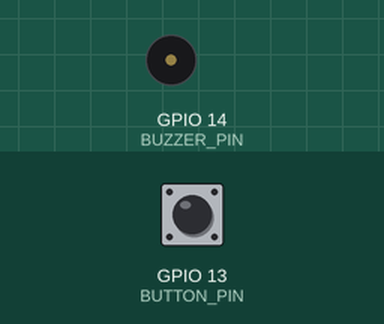
The sketch below on a simulated ESP32. Shown: buzzer (waves = sounding). Inputs (shaded band) come from the test bench; at power-on: GPIO 13 (BUTTON_PIN) HIGH. The camera gives no picture; what the sketch prints to the serial monitor is not drawn.

Above: at 0.0 s.
At 1.4 s:
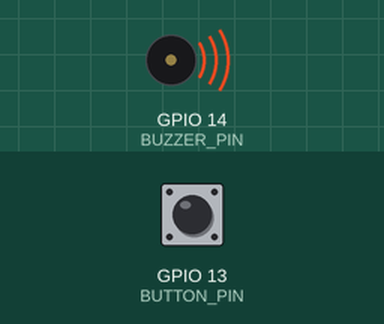
Timing chart, 0 to 3.4 s (numbered marks = the images above):
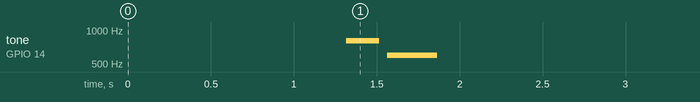

The sketch:

sketch.ino
```cpp
#include "esp_camera.h"

// ============================================
// PIN DEFINITIONS
// ============================================
#define BUTTON_PIN 13   // Doorbell button
#define BUZZER_PIN 14   // Passive buzzer

// Camera pins (AI-Thinker ESP32-CAM)
#define PWDN_GPIO_NUM     32
#define RESET_GPIO_NUM    -1
#define XCLK_GPIO_NUM      0
#define SIOD_GPIO_NUM     26
#define SIOC_GPIO_NUM     27
#define Y9_GPIO_NUM       35
#define Y8_GPIO_NUM       34
#define Y7_GPIO_NUM       39
#define Y6_GPIO_NUM       36
#define Y5_GPIO_NUM       21
#define Y4_GPIO_NUM       19
#define Y3_GPIO_NUM       18
#define Y2_GPIO_NUM        5
#define VSYNC_GPIO_NUM    25
#define HREF_GPIO_NUM     23
#define PCLK_GPIO_NUM     22

// ============================================
// DOORBELL SOUND
// ============================================
void playDingDong() {
  // "Ding"
  tone(BUZZER_PIN, 800, 200);
  delay(250);
  // "Dong"
  tone(BUZZER_PIN, 600, 300);
  delay(350);
  noTone(BUZZER_PIN);
}

// ============================================
// BUTTON INTERRUPT
// ============================================
void IRAM_ATTR buttonPressed() {
  playDingDong();
}

// ============================================
// SETUP
// ============================================
void setup() {
  Serial.begin(115200);
  delay(1000);

  Serial.println("\n================================");
  Serial.println("ESP32-CAM DOORBELL");
  Serial.println("================================\n");

  // Setup pins
  pinMode(BUZZER_PIN, OUTPUT);
  pinMode(BUTTON_PIN, INPUT_PULLUP);
  digitalWrite(BUZZER_PIN, LOW);

  Serial.println("✓ Pins configured");

  // Attach button interrupt
  attachInterrupt(digitalPinToInterrupt(BUTTON_PIN), buttonPressed, FALLING);
  Serial.println("✓ Button ready");

  // Camera configuration
  camera_config_t config;
  config.ledc_channel = LEDC_CHANNEL_0;
  config.ledc_timer = LEDC_TIMER_0;
  config.pin_d0 = Y2_GPIO_NUM;
  config.pin_d1 = Y3_GPIO_NUM;
  config.pin_d2 = Y4_GPIO_NUM;
  config.pin_d3 = Y5_GPIO_NUM;
  config.pin_d4 = Y6_GPIO_NUM;
  config.pin_d5 = Y7_GPIO_NUM;
  config.pin_d6 = Y8_GPIO_NUM;
  config.pin_d7 = Y9_GPIO_NUM;
  config.pin_xclk = XCLK_GPIO_NUM;
  config.pin_pclk = PCLK_GPIO_NUM;
  config.pin_vsync = VSYNC_GPIO_NUM;
  config.pin_href = HREF_GPIO_NUM;
  config.pin_sscb_sda = SIOD_GPIO_NUM;
  config.pin_sscb_scl = SIOC_GPIO_NUM;
  config.pin_pwdn = PWDN_GPIO_NUM;
  config.pin_reset = RESET_GPIO_NUM;
  config.xclk_freq_hz = 20000000;
  config.pixel_format = PIXFORMAT_JPEG;
  config.frame_size = FRAMESIZE_VGA;
  config.jpeg_quality = 12;
  config.fb_count = 1;

  // Initialize camera
  esp_err_t err = esp_camera_init(&config);
  if (err != ESP_OK) {
    Serial.printf("✗ Camera failed: 0x%x\n", err);
    Serial.println("Camera not needed for doorbell to work!");
  } else {
    Serial.println("✓ Camera ready");
  }

  Serial.println("\n================================");
  Serial.println("🔔 DOORBELL READY!");
  Serial.println("================================");
  Serial.println("Press the button to ring!");
  Serial.println("================================\n");

  // Welcome chime
  playDingDong();
}

// ============================================
// LOOP
// ============================================
void loop() {
  // Nothing to do - button interrupt handles everything!
  delay(100);
}
```
